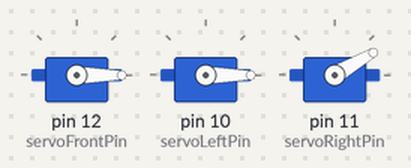
The sketch below on a simulated Arduino Uno, built with avr-gcc and run on an emulated ATmega328P. Shown: 3 × servo.

Above: at 0.05 s.
At 1.0 s:
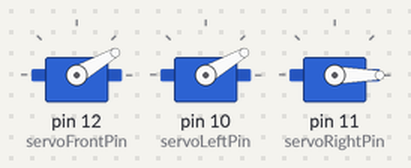
Timing chart, 0 to 3.0 s (numbered marks = the images above):
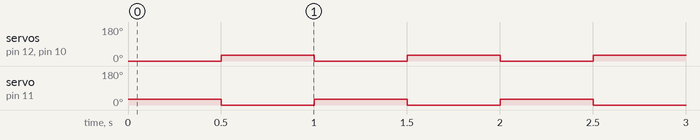

The sketch:

SpiderRobotMathis.ino
```cpp
 #include <Servo.h>;

 int servoFrontPin = 12;
 int servoLeftPin = 10;
 int servoRightPin = 11;
 int pos = 0;

 Servo servoFront;
 Servo servoLeft;
 Servo servoRight;

 int servoLeftMin = 0 ;
 int servoLeftMax = 30;

 int servoRightMin = 30;
 int servoRightMax = 0;

 int servoFrontMin = 0;
 int servoFrontMax = 30;

 /*int servoLeftDif = 1;
 int servoRightDif = 1;
 int servoFrontDif = 1;*/

 int servoLeftPos = servoLeftMin;
 int servoRightPos = servoRightMin;
 int servoFrontPos = servoFrontPos;

void setup() {
  servoFront.attach(servoFrontPin);
  servoLeft.attach(servoLeftPin);
  servoRight.attach(servoRightPin);

  servoLeft.write(servoLeftMin);
  servoRight.write(servoRightMin);
  servoFront.write(servoFrontMin);

}

void loop() {

   servoLeft.write(servoLeftMin);
   servoRight.write(servoRightMin);
   servoFront.write(servoFrontMin);
   delay(500);

   servoLeft.write(servoLeftMax);
   servoRight.write(servoRightMax);
   servoFront.write(servoFrontMax);
   delay(500);
  }
```

Measured:
- by itself, servo on pin 12 (servoFrontPin), servo on pin 10 (servoLeftPin), servo on pin 11 (servoRightPin): alternates 30° for 0.50 s and 0° for 0.50 s
